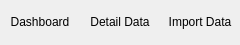
            <widget class="QFrame" name="OEE_function_frame">
             <property name="minimumSize">
              <size>
               <width>0</width>
               <height>33</height>
              </size>
             </property>
             <property name="maximumSize">
              <size>
               <width>16777215</width>
               <height>45</height>
              </size>
             </property>
             <property name="frameShape">
              <enum>QFrame::NoFrame</enum>
             </property>
             <layout class="QHBoxLayout" name="horizontalLayout_82">
              <property name="spacing">
               <number>0</number>
              </property>
              <property name="leftMargin">
               <number>0</number>
              </property>
              <property name="topMargin">
               <number>0</number>
              </property>
              <property name="rightMargin">
               <number>0</number>
              </property>
              <property name="bottomMargin">
               <number>0</number>
              </property>
              <item>
               <widget class="QPushButton" name="OEE_dashboard_btn">
                <property name="sizePolicy">
                 <sizepolicy hsizetype="Minimum" vsizetype="Maximum">
                  <horstretch>0</horstretch>
                  <verstretch>0</verstretch>
                 </sizepolicy>
                </property>
                <property name="text">
                 <string>Dashboard</string>
                </property>
                <property name="icon">
                 <iconset>
                  <normaloff>../../../../../../program/Icons/Dashboard.ico</normaloff>../../../../../../program/Icons/Dashboard.ico</iconset>
                </property>
                <property name="iconSize">
                 <size>
                  <width>50</width>
                  <height>25</height>
                 </size>
                </property>
                <property name="default">
                 <bool>false</bool>
                </property>
                <property name="flat">
                 <bool>true</bool>
                </property>
               </widget>
              </item>
              <item>
               <widget class="QPushButton" name="OEE_data_btn">
                <property name="text">
                 <string>Detail Data</string>
                </property>
                <property name="icon">
                 <iconset>
                  <normaloff>../../../../../../program/Icons/Record.ico</normaloff>../../../../../../program/Icons/Record.ico</iconset>
                </property>
                <property name="iconSize">
                 <size>
                  <width>25</width>
                  <height>25</height>
                 </size>
                </property>
                <property name="flat">
                 <bool>true</bool>
                </property>
               </widget>
              </item>
              <item>
               <widget class="QPushButton" name="Bottleneck_btn">
                <property name="text">
                 <string>Import Data</string>
                </property>
                <property name="icon">
                 <iconset>
                  <normaloff>../../../../../../Icons/Import.ico</normaloff>../../../../../../Icons/Import.ico</iconset>
                </property>
                <property name="iconSize">
                 <size>
                  <width>25</width>
                  <height>25</height>
                 </size>
                </property>
                <property name="flat">
                 <bool>true</bool>
                </property>
               </widget>
              </item>
             </layout>
            </widget>
